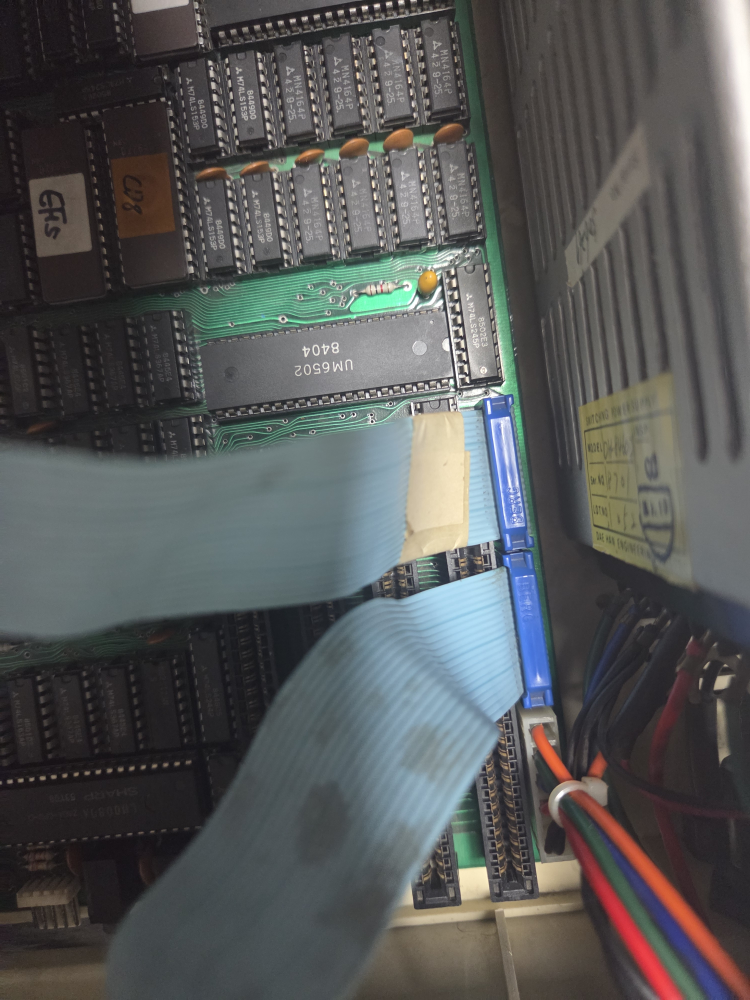
#> input picture 20261108_171641.jpg, 3000 x 4000 px (shown at 1/4 size)
$ python register_back_zoom.py ../20261108_171641.jpg ../20261108_171641.jpg ../20261108_171641.jpg
#> lines starting #> are read from the running program, lines starting #| are printed output that depends on the picture
import cv2, numpy as np, glob, json
from PIL import Image, ImageOps
import sys
# 사용법: python register_back_zoom.py <뒷면 기준 스캔.jpg> <확대 사진 폴더/> <출력.json>
REF,U,OUT=sys.argv[1],sys.argv[2],sys.argv[3]
ref=cv2.imread(REF,cv2.IMREAD_GRAYSCALE)
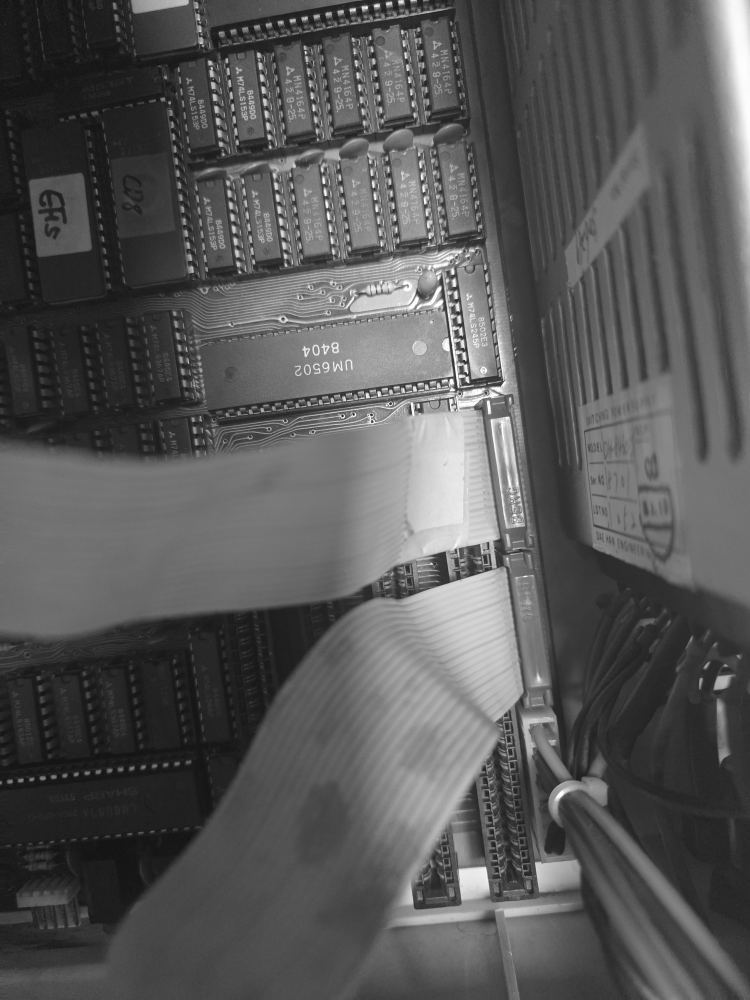
#> ref: shape (4000, 3000) (shown at 1/4 size); min 10, max 255, mean 87.1
RS=0.6; refs=cv2.resize(ref,None,fx=RS,fy=RS)
cl=cv2.createCLAHE(3.0,(8,8)); refs=cl.apply(refs)
#> after `refs = cl.apply(refs)`:
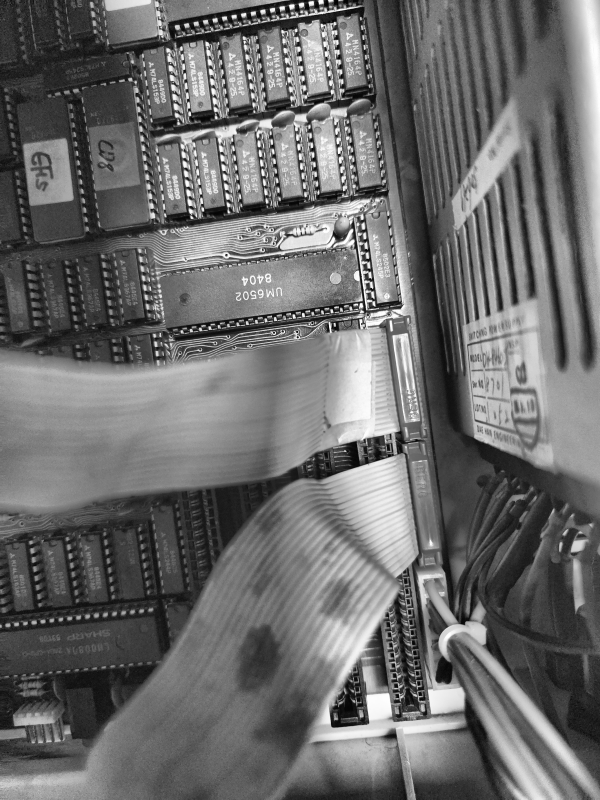
#> refs: shape (2400, 1800) (shown at 1/3 size); min 0, max 255, mean 107.3
sift=cv2.SIFT_create(nfeatures=40000)
kr,dr=sift.detectAndCompute(refs,None)
#> kr = 19436 keypoints; strongest (x, y, size): (893, 1012, 3.8), (905, 15, 10.3), (875, 20, 10.6), (817, 30, 9.8)
bf=cv2.BFMatcher()
out={}
for f in sorted(glob.glob(U+'*.jpg')):
    im=np.array(ImageOps.exif_transpose(Image.open(f)).convert('L'))
    best=None
    for s in (0.15,0.2,0.25):
        ims=cl.apply(cv2.resize(im,None,fx=s,fy=s))
        k,d=sift.detectAndCompute(ims,None)
        m=bf.knnMatch(d,dr,k=2)
        good=[a for a,b in m if a.distance<0.8*b.distance]
        if len(good)<8: continue
        src=np.float32([k[g.queryIdx].pt for g in good]); dst=np.float32([kr[g.trainIdx].pt for g in good])
        A,mask=cv2.estimateAffinePartial2D(src,dst,method=cv2.RANSAC,ransacReprojThreshold=4,maxIters=20000,confidence=0.999)
        if A is None: continue
        sc=np.hypot(A[0,0],A[1,0]); inl=int(mask.sum())
        if 0.4<sc<2.5 and (best is None or inl>best[0]): best=(inl,A,s,sc,len(good))
    if not best: print(f[-19:],'FAIL'); continue
    inl,A,s,sc,ng=best
    Af=np.vstack([A,[0,0,1]]); Hf=np.diag([1/RS,1/RS,1])@Af@np.diag([s,s,1])
    h,w=im.shape
    c=cv2.perspectiveTransform(np.float32([[0,0],[w,0],[w,h],[0,h]]).reshape(-1,1,2),Hf).reshape(-1,2)
    ang=np.degrees(np.arctan2(Hf[1,0],Hf[0,0]))
    print(f[-19:],'inl',inl,'/',ng,'rot',round(ang),'scale',round(np.hypot(Hf[0,0],Hf[1,0]),3),'ctr',c.mean(0).astype(int))
    out[f[-19:]]=dict(H=Hf.tolist(),inl=inl,corners=c.tolist())
json.dump(out,open(OUT,'w'))
